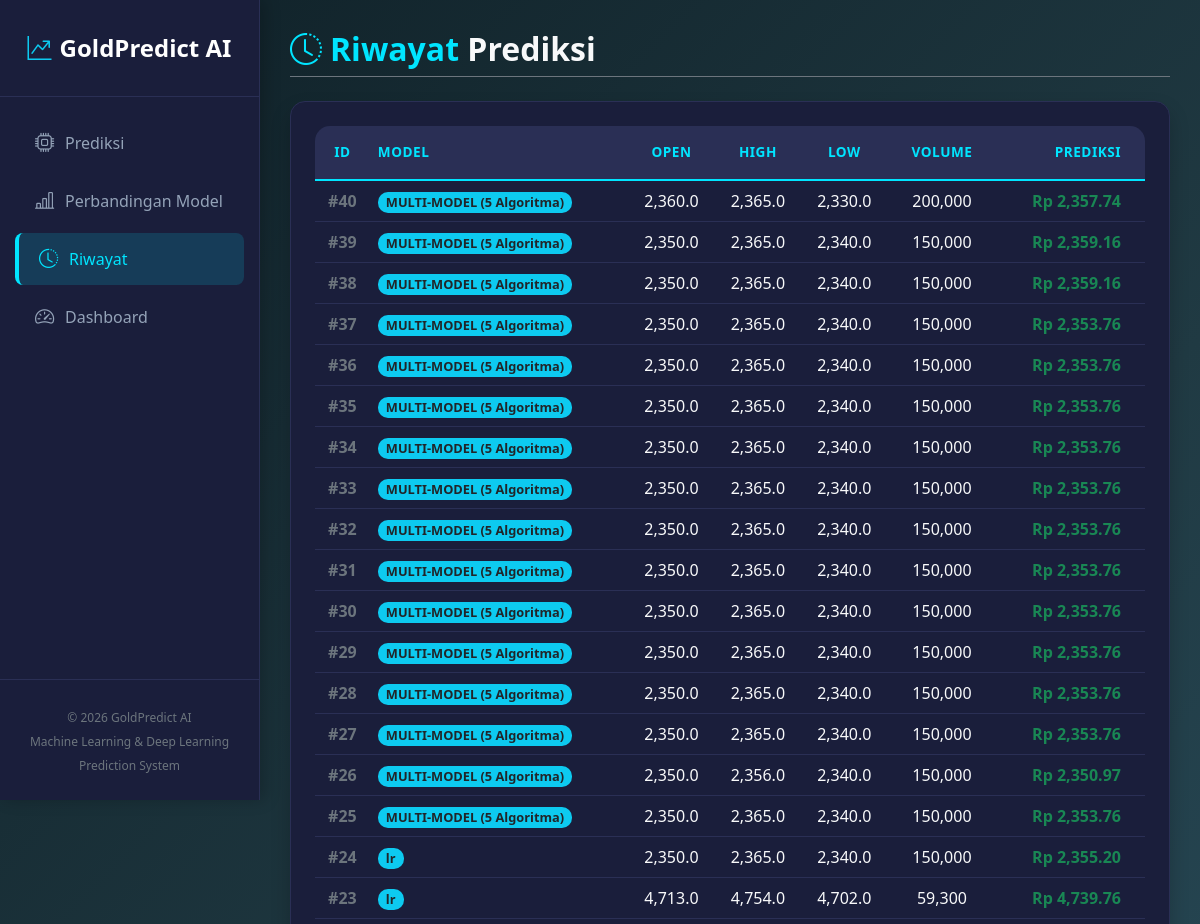
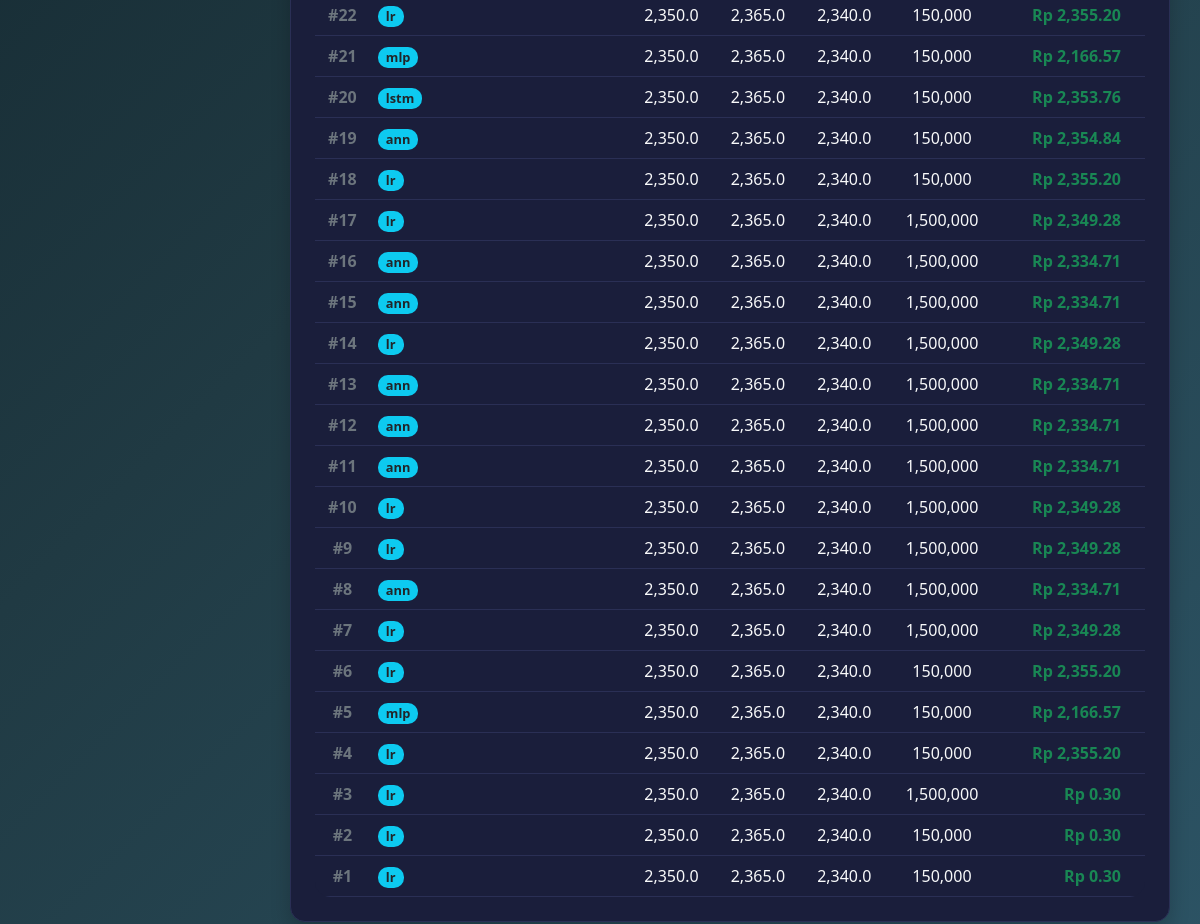
The app's page /history with its own data (2 pictures, top to bottom).
### tables this page shows
CREATE TABLE history (
        id INTEGER PRIMARY KEY AUTOINCREMENT,
        model TEXT,
        open REAL,
        high REAL,
        low REAL,
        volume REAL,
        prediction REAL
    );

### app.py (the view)
@app.route('/history')
def history():
    conn = sqlite3.connect('predictions.db')
    cursor = conn.cursor()
    cursor.execute('SELECT * FROM history ORDER BY id DESC')
    data = cursor.fetchall()
    conn.close()
    return render_template(
        'history.html',
        data=data
    )

### templates/history.html (shortened to what this page needs)
{% extends 'base.html' %}
{% block content %}
<h2 class="text-light mb-4 fw-bold pb-2 border-bottom border-secondary">
    <i class="bi bi-clock-history text-cyan me-2"></i><span class="text-cyan">Riwayat</span> Prediksi
</h2>
<div class="panel-dark p-4">
    <div class="table-responsive">
        <table class="table table-dark table-dark-custom table-hover align-middle text-center mb-0">
            <thead>
                <tr>
                    <th class="py-3">ID</th>
                    <th class="py-3 text-start">Model</th>
                    <th class="py-3">Open</th>
                    <th class="py-3">High</th>
                    <th class="py-3">Low</th>
                    <th class="py-3">Volume</th>
                    <th class="py-3 text-end pe-4">Prediksi</th>
                </tr>
            </thead>
            <tbody>
                {% for item in data %}
                <tr>
                    <td class="text-secondary fw-bold">#{{ item[0] }}</td>
                    <td class="text-start">
                        <span class="badge bg-info text-dark px-2 py-1">{{ item[1] }}</span>
                    </td>
                    <td class="text-light">{{ "{:,.1f}".format(item[2]) }}</td>
                    <td class="text-light">{{ "{:,.1f}".format(item[3]) }}</td>
                    <td class="text-light">{{ "{:,.1f}".format(item[4]) }}</td>
                    <td class="text-light">{{ "{:,.0f}".format(item[5]) }}</td>
                    <td class="text-end pe-4 fw-bold text-success">
                        Rp {{ "{:,.2f}".format(item[6]) }}
                    </td>
                </tr>
                {% endfor %}
            </tbody>
        </table>
    </div>
</div>
{% endblock %}

### templates/base.html (shortened to what this page needs)
<!DOCTYPE html>
<html lang="id">
<head>
    <link href="https://cdn.jsdelivr.net/npm/bootstrap@5.3.0/dist/css/bootstrap.min.css" rel="stylesheet">
    <link rel="stylesheet" href="https://cdn.jsdelivr.net/npm/bootstrap-icons@1.11.3/font/bootstrap-icons.min.css">
    <link rel="stylesheet" href="{{ url_for('static', filename='css/style.css') }}">
</head>
<body>
    <div class="sidebar" id="sidebarMenu">
        <div class="sidebar-brand">
            <i class="bi bi-graph-up-arrow me-2 text-info"></i> GoldPredict AI
        </div>
        <div class="nav-menu">
            <a href="/" class="nav-link-custom {% if request.path == '/' %}active{% endif %}">
                <i class="bi bi-cpu"></i> Prediksi
            </a>
            <a href="/perbandingan" class="nav-link-custom {% if request.path == '/perbandingan' %}active{% endif %}">
                <i class="bi bi-bar-chart-line"></i> Perbandingan Model
            </a>
            <a href="/history" class="nav-link-custom {% if request.path == '/history' %}active{% endif %}">
                <i class="bi bi-clock-history"></i> Riwayat
            </a>
            <a href="/dashboard" class="nav-link-custom {% if request.path == '/dashboard' %}active{% endif %}">
                <i class="bi bi-speedometer2"></i> Dashboard
            </a>
        </div>
        <div class="mt-auto p-4 text-center border-top" style="border-color: #2a2f55 !important;">
            <small class="text-secondary" style="font-size: 0.75rem;">
                © 2026 GoldPredict AI<br>
                Machine Learning & Deep Learning Prediction System
            </small>
        </div>
    </div>
    <div class="main-content">
        <div class="content-wrapper">
            {% block content %}
            {% endblock %}
        </div>
    </div>
</body>
</html>

### static/css/style.css (style rules this page uses)
body { background: linear-gradient(135deg, #0f2027, #203a43, #2c5364); color: #ffffff; font-family: 'Segoe UI', Tahoma, Geneva, Verdana, sans-serif; min-height: 100vh; background-attachment: fixed; }
.table { border-radius: 15px; overflow: hidden; }
.table-dark { --bs-table-bg: transparent; }
.badge { padding: 8px 12px; border-radius: 10px; font-size: 0.8rem; }

### templates/base.html (style rules this page uses)
body { background-color: #0f1225 !important; color: #ffffff !important; margin: 0; overflow-x: hidden; }
.sidebar { position: fixed; top: 0; left: 0; width: 260px; height: 100vh; background-color: #1a1e3b; border-right: 1px solid #2a2f55; z-index: 1050; display: flex; flex-direction: column; box-shadow: 5px 0 15px rgba(0,0,0,0.2); transition: all 0.3s ease; }
.sidebar-brand { padding: 30px 20px; text-align: center; font-size: 1.5rem; font-weight: 800; border-bottom: 1px solid #2a2f55; margin-bottom: 20px; text-decoration: none; color: #ffffff; display: flex; align-items: center; justify-content: center; position: relative; }
.nav-menu { display: flex; flex-direction: column; padding: 0 15px; }
.nav-link-custom { display: flex; align-items: center; padding: 12px 20px; color: #94a3b8; text-decoration: none; border-radius: 8px; font-weight: 500; margin-bottom: 5px; transition: all 0.3s ease; }
.nav-link-custom.active { background-color: rgba(0, 229, 255, 0.15); color: #00e5ff; border-left: 4px solid #00e5ff; }
.nav-link-custom i { width: 30px; font-size: 1.2rem; }
.main-content { margin-left: 260px; min-height: 100vh; display: flex; flex-direction: column; transition: all 0.3s ease; }
.content-wrapper { flex: 1; padding: 30px; }

### templates/history.html (style rules this page uses)
.panel-dark { background-color: #1a1e3b; border-radius: 15px; border: 1px solid #2a2f55; box-shadow: 0 10px 20px rgba(0,0,0,0.2); }
.text-cyan { color: #00e5ff !important; }
.table-dark-custom { background-color: #1a1e3b; border-color: #2a2f55; }
.table-dark-custom th { background-color: #2a2f55; color: #00e5ff; border-bottom: 2px solid #00e5ff; border-top: none; text-transform: uppercase; font-size: 0.85rem; letter-spacing: 0.5px; }

### records on screen
history: id "40", model "MULTI-MODEL (5 Algoritma)", open "2,360.0", high "2,365.0", low "2,330.0", volume "200,000", prediction "2,357.74"
history: id "39", model "MULTI-MODEL (5 Algoritma)", open "2,350.0", high "2,365.0", low "2,340.0", volume "150,000", prediction "2,359.16"
history: id "38", model "MULTI-MODEL (5 Algoritma)", open "2,350.0", high "2,365.0", low "2,340.0", volume "150,000", prediction "2,359.16"
history: id "37", model "MULTI-MODEL (5 Algoritma)", open "2,350.0", high "2,365.0", low "2,340.0", volume "150,000", prediction "2,353.76"
history: id "36", model "MULTI-MODEL (5 Algoritma)", open "2,350.0", high "2,365.0", low "2,340.0", volume "150,000", prediction "2,353.76"
history: id "35", model "MULTI-MODEL (5 Algoritma)", open "2,350.0", high "2,365.0", low "2,340.0", volume "150,000", prediction "2,353.76"
history: id "34", model "MULTI-MODEL (5 Algoritma)", open "2,350.0", high "2,365.0", low "2,340.0", volume "150,000", prediction "2,353.76"
history: id "33", model "MULTI-MODEL (5 Algoritma)", open "2,350.0", high "2,365.0", low "2,340.0", volume "150,000", prediction "2,353.76"
history: id "32", model "MULTI-MODEL (5 Algoritma)", open "2,350.0", high "2,365.0", low "2,340.0", volume "150,000", prediction "2,353.76"
history: id "31", model "MULTI-MODEL (5 Algoritma)", open "2,350.0", high "2,365.0", low "2,340.0", volume "150,000", prediction "2,353.76"
history: id "30", model "MULTI-MODEL (5 Algoritma)", open "2,350.0", high "2,365.0", low "2,340.0", volume "150,000", prediction "2,353.76"
history: id "29", model "MULTI-MODEL (5 Algoritma)", open "2,350.0", high "2,365.0", low "2,340.0", volume "150,000", prediction "2,353.76"
history: id "28", model "MULTI-MODEL (5 Algoritma)", open "2,350.0", high "2,365.0", low "2,340.0", volume "150,000", prediction "2,353.76"
history: id "27", model "MULTI-MODEL (5 Algoritma)", open "2,350.0", high "2,365.0", low "2,340.0", volume "150,000", prediction "2,353.76"
history: id "26", model "MULTI-MODEL (5 Algoritma)", open "2,350.0", high "2,356.0", low "2,340.0", volume "150,000", prediction "2,350.97"
history: id "25", model "MULTI-MODEL (5 Algoritma)", open "2,350.0", high "2,365.0", low "2,340.0", volume "150,000", prediction "2,353.76"
history: id "24", model "lr", open "2,350.0", high "2,365.0", low "2,340.0", volume "150,000", prediction "2,355.20"
history: id "23", model "lr", open "4,713.0", high "4,754.0", low "4,702.0", volume "59,300", prediction "4,739.76"
history: id "22", model "lr", open "2,350.0", high "2,365.0", low "2,340.0", volume "150,000", prediction "2,355.20"
history: id "21", model "mlp", open "2,350.0", high "2,365.0", low "2,340.0", volume "150,000", prediction "2,166.57"
history: id "20", model "lstm", open "2,350.0", high "2,365.0", low "2,340.0", volume "150,000", prediction "2,353.76"
history: id "19", model "ann", open "2,350.0", high "2,365.0", low "2,340.0", volume "150,000", prediction "2,354.84"
history: id "18", model "lr", open "2,350.0", high "2,365.0", low "2,340.0", volume "150,000", prediction "2,355.20"
history: id "17", model "lr", open "2,350.0", high "2,365.0", low "2,340.0", volume "1,500,000", prediction "2,349.28"
history: id "16", model "ann", open "2,350.0", high "2,365.0", low "2,340.0", volume "1,500,000", prediction "2,334.71"
history: id "15", model "ann", open "2,350.0", high "2,365.0", low "2,340.0", volume "1,500,000", prediction "2,334.71"
history: id "14", model "lr", open "2,350.0", high "2,365.0", low "2,340.0", volume "1,500,000", prediction "2,349.28"
history: id "13", model "ann", open "2,350.0", high "2,365.0", low "2,340.0", volume "1,500,000", prediction "2,334.71"
history: id "12", model "ann", open "2,350.0", high "2,365.0", low "2,340.0", volume "1,500,000", prediction "2,334.71"
history: id "11", model "ann", open "2,350.0", high "2,365.0", low "2,340.0", volume "1,500,000", prediction "2,334.71"
history: id "10", model "lr", open "2,350.0", high "2,365.0", low "2,340.0", volume "1,500,000", prediction "2,349.28"
history: id "9", model "lr", open "2,350.0", high "2,365.0", low "2,340.0", volume "1,500,000", prediction "2,349.28"
history: id "8", model "ann", open "2,350.0", high "2,365.0", low "2,340.0", volume "1,500,000", prediction "2,334.71"
history: id "7", model "lr", open "2,350.0", high "2,365.0", low "2,340.0", volume "1,500,000", prediction "2,349.28"
history: id "6", model "lr", open "2,350.0", high "2,365.0", low "2,340.0", volume "150,000", prediction "2,355.20"
history: id "5", model "mlp", open "2,350.0", high "2,365.0", low "2,340.0", volume "150,000", prediction "2,166.57"
history: id "4", model "lr", open "2,350.0", high "2,365.0", low "2,340.0", volume "150,000", prediction "2,355.20"
history: id "3", model "lr", open "2,350.0", high "2,365.0", low "2,340.0", volume "1,500,000", prediction "0.30"
history: id "2", model "lr", open "2,350.0", high "2,365.0", low "2,340.0", volume "150,000", prediction "0.30"
history: id "1", model "lr", open "2,350.0", high "2,365.0", low "2,340.0", volume "150,000", prediction "0.30"
